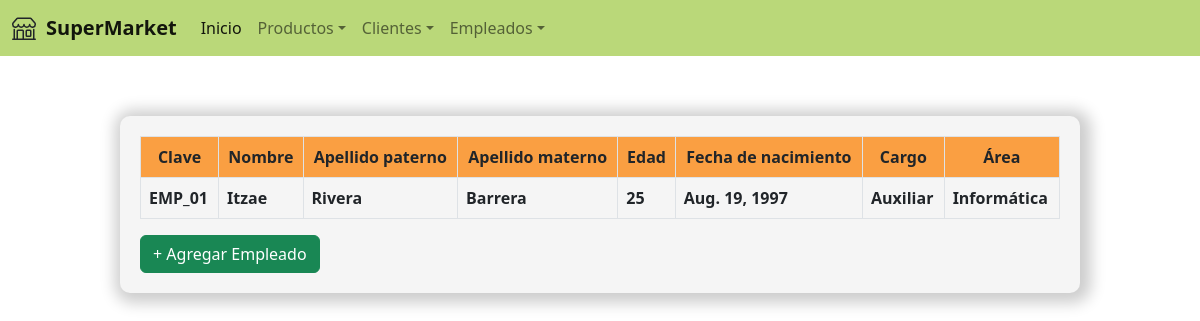
The page /SuperMarket/read_empleados/ on the database its author committed.
### SuperMarket/models.py (models this page shows, shortened)
class Empleados(models.Model):
    claveEmpleado = models.CharField(max_length=10)
    nombre = models.CharField(max_length=80)
    apellidoPaterno = models.CharField(max_length=80)
    apellidoMaterno = models.CharField(max_length=80)
    edad= models.IntegerField()
    fechaNacimiento = models.DateField()
    cargo = models.CharField(max_length=80)
    area = models.CharField(max_length=80)

### SuperMarket/views.py (the view)
# urls.py: path('read_empleados/', read_empleados),
def read_empleados(request):
    empleados = Empleados.objects.all() #Trae todo
    return render(request, "read_empleados.html", {"empleados": empleados})

### SuperMarket/template/read_empleados.html
{% extends "login.html" %}
{% load static %}
{% block contenido %}
<link rel="stylesheet" href="{%static 'css/bootstrap.min.css'%}">
<div class="form_ver_productos">
    <table class="table table-bordered">
        <thead style="background-color: #FA9F42; text-align: center;">
          <tr>
            <th scope="col">Clave</th>
            <th scope="col">Nombre</th>
            <th scope="col">Apellido paterno</th>
            <th scope="col">Apellido materno</th>
            <th scope="col">Edad</th>
            <th scope="col">Fecha de nacimiento</th>
            <th scope="col">Cargo</th>
            <th scope="col">Área</th>
          </tr>
        </thead>
        <tbody>
            {% for empleado in empleados %}
            <tr>
                <th>{{empleado.claveEmpleado}}</th>
                <th>{{empleado.nombre}}</th>
                <th>{{empleado.apellidoPaterno}}</th>
                <th>{{empleado.apellidoMaterno}}</th>
                <th>{{empleado.edad}}</th>
                <th>{{empleado.fechaNacimiento}}</th>
                <th>{{empleado.cargo}}</th>
                <th>{{empleado.area}}</th>
            </tr>
            {%endfor%}
        </tbody>
      </table>
<a class="btn btn-success" href="/SuperMarket/create_productos">+ Agregar Empleado</a>
</div>
{% endblock %}

### SuperMarket/static/css/myestilo.css (style rules this page uses)
body { background-color: white; }
.form_ver_productos { margin: auto; width: 80%; padding: 20px; height: auto; background-color: whitesmoke; border-radius: 10px; box-shadow: 3px 2px 15px 8px rgba(0, 0, 0, 0.2); }

### rows shown on the page
Empleados: claveEmpleado "EMP_01", nombre "Itzae", apellidoPaterno "Rivera", apellidoMaterno "Barrera", edad "25", fechaNacimiento "Aug. 19, 1997", cargo "Auxiliar", area "Informática"
